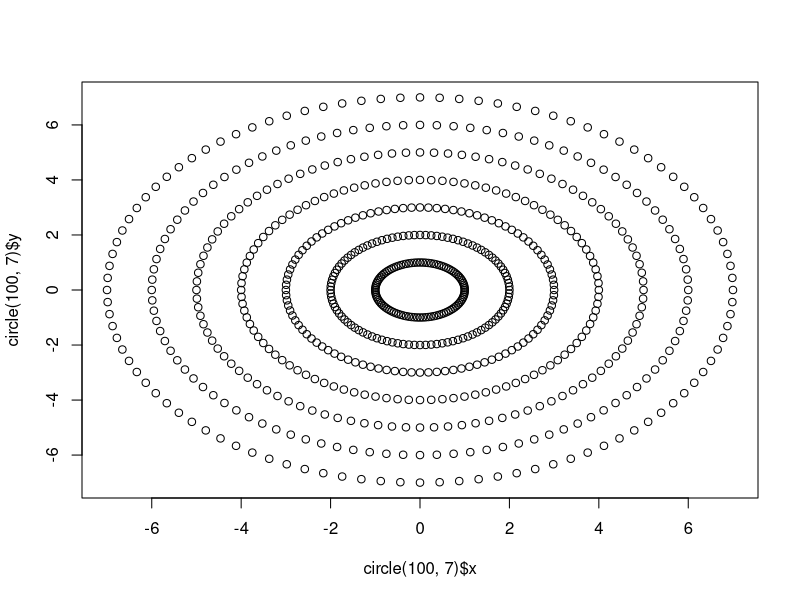

The R source for this figure: (Note: this script raises an error after producing the figure.)
# myList <- list (animal = c("dog", "man"), legs = c(4,2)) creates a list
#myList$legs separates out a component of the list so does myList[[2]]

circle <- function(N,r)
{
  t <- (1:N)/N     #points to be evaluated at
  A <- list(x = r*sin(2*pi*t), y = r*cos(2*pi*t))     # x and y coords
  return(A)
}

shiftedCircle <- function(N,r)
{
  t <- (1:N)/N
  A <- list (x = r*sin(2*pi*t) + w, y = r*cos(2*pi*t))
  return (A)
}


#Exercise 2.1
mysum <- function(N)
{
  c = 0.0
  for(i in 1:N)
  {
    c <- c+1/(i^2)
  }
  return(c)
}
A <- c(mysum(10),mysum(50), mysum(100))

#Exercise 2.2
plot(circle(100,7)$x,circle(100,7)$y)
for(i in 6:1)
{
  points(circle(100,i)$x,circle(100,i)$y)
}

#Exercise 2.3
fac <- function(N) #Computes the factorial
{
  if(N==0) {return (1)}
  ans = 1
  for(i in 1:N)
  {
    ans = ans*i
  }
  return (ans)
}

r_n <- function(x,n)  #Computes absolute value of R_n
{
  r <- abs(x)^(2*n+3)/fac(2*n+3)
  return (r)
}

mysin <- function(x)  #Approximates sin(x) using Taylor expansion
{
  fsin = 0;
  for(i in 0:100)
  {
    n = (2*i)+1;
    fsin = fsin + (-1)^i*(x^n)/fac(n)
    
    if (r_n(x,i) < 10^(-4))  #Checks tolerance for |R_n| is reached
        {
          #print(i)
          break
        }
  }
  return(fsin)
}

#Exercise 2.4
x <- seq(-5,5, length.out = 150)
y <- seq(-5,5, length.out = 150)
xy <- mesh(x,y)
z <- with(xy,sin(x^2*y))
persp3D(x,y,z)
plotrgl(smooth = TRUE)